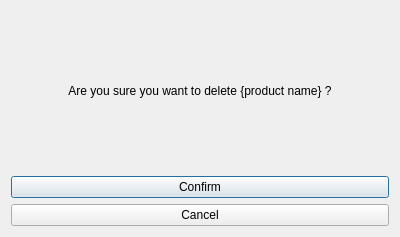
<?xml version="1.0" encoding="UTF-8"?>
<ui version="4.0">
 <class>DeleteProductDialog</class>
 <widget class="QDialog" name="DeleteProductDialog">
  <property name="geometry">
   <rect>
    <x>0</x>
    <y>0</y>
    <width>400</width>
    <height>237</height>
   </rect>
  </property>
  <property name="windowTitle">
   <string>Dialog</string>
  </property>
  <layout class="QVBoxLayout" name="verticalLayout">
   <item>
    <widget class="QLabel" name="label">
     <property name="text">
      <string>Are you sure you want to delete {product name} ?</string>
     </property>
     <property name="alignment">
      <set>Qt::AlignCenter</set>
     </property>
    </widget>
   </item>
   <item>
    <widget class="QPushButton" name="confirmButton">
     <property name="text">
      <string>Confirm</string>
     </property>
    </widget>
   </item>
   <item>
    <widget class="QPushButton" name="cancelButton">
     <property name="text">
      <string>Cancel</string>
     </property>
    </widget>
   </item>
  </layout>
 </widget>
 <resources/>
 <connections/>
</ui>
